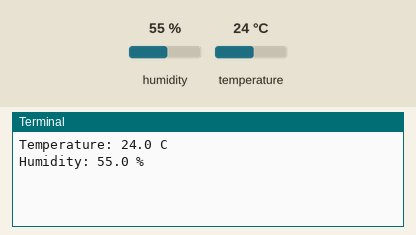
Recording of a program running on a simulated Raspberry Pi (BCM pin numbers). Shown: the last lines printed to the terminal. The inputs (shaded band) are chosen by the test bench; at power-on: humidity 55 %, temperature 24 °C. The clock reads 2024-03-15 10:24:30 at power-on unless the program sets it.

Above: at 1.2 s.
1.3 s: humidity set to 22 %
At 2.6 s:
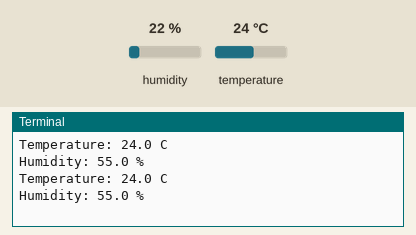
2.8 s: temperature set to 12 °C
At 3.7 s:
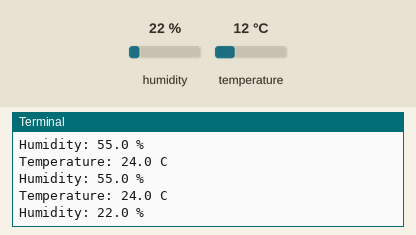
4.3 s: humidity set to 40 %
At 5.5 s:
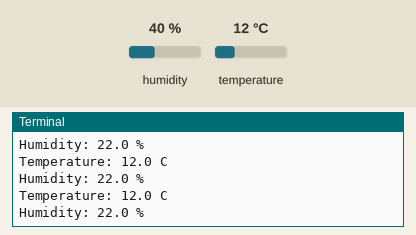
Timing chart, 0 to 7.3 s (numbered marks = the images above; inputs shaded):
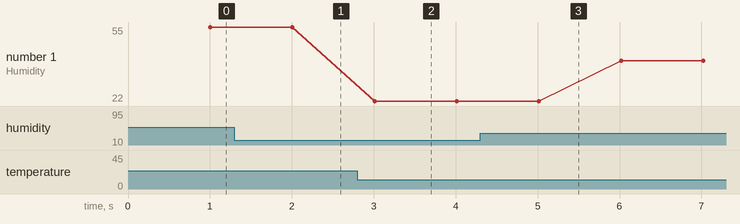

The program:

gpio_dht01.py
```python
import RPi.GPIO as GPIO
import dht11
import time

# initialize GPIO
GPIO.setwarnings(False)
GPIO.setmode(GPIO.BCM)
GPIO.cleanup()

# read data using pin 4
instance = dht11.DHT11(pin = 4)

while True:
    try:
        start = time.time()
        result = instance.read()
        while (time.time() - start) < 1.0:
            pass

        if result.is_valid():
            print("Temperature: %-3.1f C" % result.temperature)
            print("Humidity: %-3.1f %%" % result.humidity)
        else:
            pass

    except KeyboardInterrupt:
        GPIO.cleanup()
```

Measured:
- plotted number 1: 22 → 40 after the input at 4.3 s
